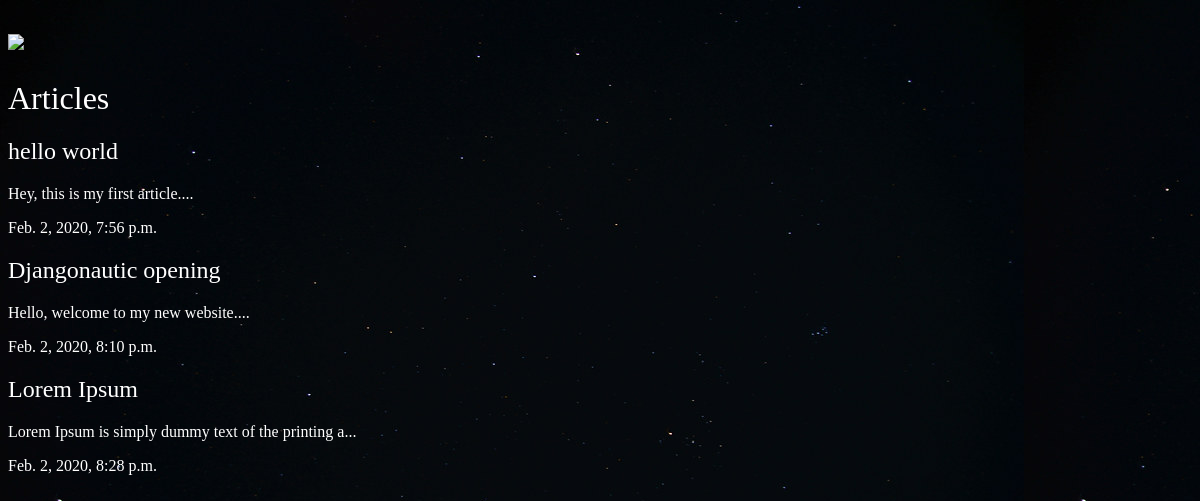
The app's page /articles/ with its own data.
### articles/models.py (models this page shows, shortened)
class Article(models.Model):
    title = models.CharField(max_length=100)
    slug = models.SlugField()
    body = models.TextField()
    date = models.DateTimeField(auto_now_add=True)
    thumb = models.ImageField(default='default.jpg', blank=True)
    def snippet(self):
        return self.body[:50] + "..."

### articles/views.py (the view)
# urls.py: path('', views.article_list, name='articles'),
def article_list(request):
    articles = Article.objects.all().order_by('date')
    return render(request, 'articles/article_list.html', {'articles':articles})

### articles/templates/articles/article_list.html
{% extends 'base_layout.html'%}
{% block content %}
<h1>Articles</h1>
<div class="articles">
  {% for article in articles %}
  <h2 class="articles"><a href="{% url 'detail' slug=article.slug%}">{{ article.title }}</a></h2>
  <p>{{ article.snippet }}</p>
  <p>{{ article.date }}</p>
  {% endfor %}
</div>
{% endblock %}

### static/style.css (style rules this page uses)
body { background-color: #0f121f; background-image: url(stars.jpg); background-repeat-y: no-repeat; color: #fff; }
body * { font-family: Ubuntu; }
h1, h2, h3, h4, h5 { font-weight: normal; marin: 0; }
a, a:hover, a:visited { color: #fff; text-decoration: none; }

### records on screen
Article: title "hello world", snippet "Hey, this is my first article....", date "Feb. 2, 2020, 7:56 p.m."
Article: title "Djangonautic opening", snippet "Hello, welcome to my new website....", date "Feb. 2, 2020, 8:10 p.m."
Article: title "Lorem Ipsum", snippet "Lorem Ipsum is simply dummy text of the printing a...", date "Feb. 2, 2020, 8:28 p.m."
